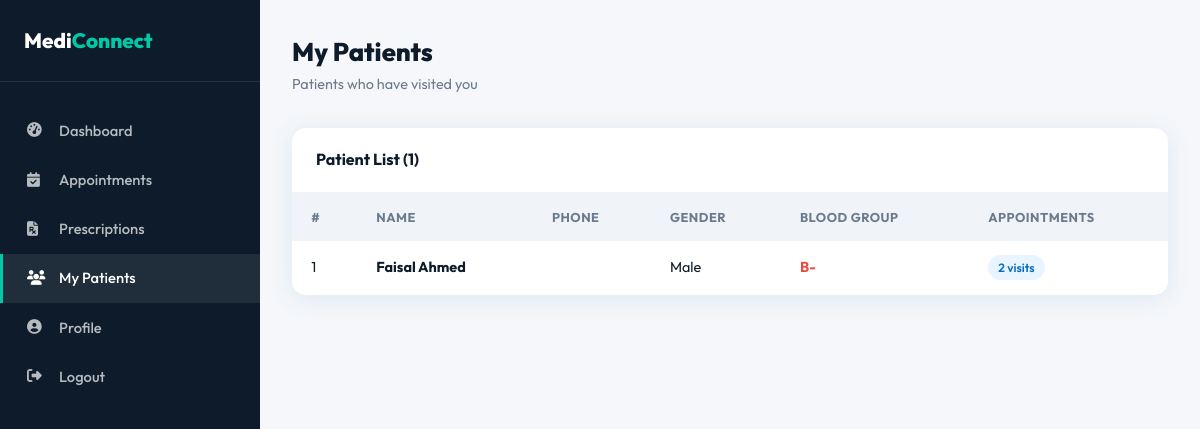
/doctor/patients.php (signed in), run on the app's committed database.
### tables this page shows
CREATE TABLE `users` (
  `id` int(11) NOT NULL,
  `full_name` varchar(100) NOT NULL,
  `email` varchar(100) NOT NULL,
  `password` varchar(255) NOT NULL,
  `phone` varchar(20) DEFAULT NULL,
  `date_of_birth` date DEFAULT NULL,
  `gender` enum('Male','Female','Other') DEFAULT NULL,
  `blood_group` varchar(5) DEFAULT NULL,
  `address` text DEFAULT NULL,
  `profile_pic` varchar(255) DEFAULT 'default.png',
  `created_at` timestamp NOT NULL DEFAULT current_timestamp()
);

### doctor/patients.php (the view, shortened to what this page needs)
<?php
require_once '../includes/functions.php';
$doc_id = $_SESSION['doctor_id'];
$patients = mysqli_query($conn, "SELECT DISTINCT u.*, COUNT(a.id) as appt_count FROM users u
    JOIN appointments a ON u.id=a.patient_id
    WHERE a.doctor_id=$doc_id GROUP BY u.id ORDER BY u.full_name");
?>
<!DOCTYPE html>
<html lang="en">
<head>
<link rel="stylesheet" href="https://cdnjs.cloudflare.com/ajax/libs/font-awesome/6.4.0/css/all.min.css">
<link rel="stylesheet" href="<?= SITE_URL ?>/css/style.css">
</head>
<body>
<div class="dashboard">
    <nav class="sidebar">
        <div class="sidebar-brand">Medi<span>Connect</span></div>
        <ul class="sidebar-menu">
            <li><a href="dashboard.php"><i class="fas fa-tachometer-alt"></i> Dashboard</a></li>
            <li><a href="appointments.php"><i class="fas fa-calendar-check"></i> Appointments</a></li>
            <li><a href="prescriptions.php"><i class="fas fa-file-prescription"></i> Prescriptions</a></li>
            <li><a href="patients.php" class="active"><i class="fas fa-users"></i> My Patients</a></li>
            <li><a href="profile.php"><i class="fas fa-user-circle"></i> Profile</a></li>
            <li><a href="../logout.php"><i class="fas fa-sign-out-alt"></i> Logout</a></li>
        </ul>
    </nav>
    <main class="dashboard-main">
        <div class="dash-header"><div><h1>My Patients</h1><p>Patients who have visited you</p></div></div>
        <div class="table-card">
            <div class="table-header"><h3>Patient List (<?= mysqli_num_rows($patients) ?>)</h3></div>
            <table class="data-table">
                <thead><tr><th>#</th><th>Name</th><th>Phone</th><th>Gender</th><th>Blood Group</th><th>Appointments</th></tr></thead>
                <tbody>
                <?php $i=1; while ($p = mysqli_fetch_assoc($patients)): ?>
                <tr>
                    <td><?= $i++ ?></td>
                    <td><strong><?= $p['full_name'] ?></strong></td>
                    <td><?= $p['phone'] ?></td>
                    <td><?= $p['gender'] ?></td>
                    <td><strong style="color:var(--danger);"><?= $p['blood_group'] ?: 'N/A' ?></strong></td>
                    <td><span class="badge badge-primary"><?= $p['appt_count'] ?> visits</span></td>
                </tr>
                <?php endwhile; ?>
                </tbody>
            </table>
        </div>
    </main>
</div>
</body>
</html>

### css/style.css (style rules this page uses)
:root { --primary: #0A6EBD; --primary-dark: #054E8A; --primary-light: #E8F4FF; --secondary: #00C9A7; --accent: #FF6B35; --dark: #0D1B2A; --gray-dark: #2C3E50; --gray: #6B7A8D; --gray-light: #F0F4F8; --white: #FFFFFF; --danger: #E74C3C; --success: #27AE60; --warning: #F39C12; --shadow: 0 4px 24px rgba(10,110,189,0.10); --shadow-lg: 0 8px 40px rgba(10,110,189,0.18); --radius: 14px; --radius-sm: 8px; }
* { margin: 0; padding: 0; box-sizing: border-box; }
body { font-family: 'Outfit', sans-serif; color: var(--dark); background: var(--white); line-height: 1.6; }
.dashboard { display: flex; min-height: 100vh; }
.sidebar { width: 260px; background: var(--dark); padding: 1.5rem 0; position: sticky; top: 0; height: 100vh; overflow-y: auto; flex-shrink: 0; }
.sidebar .sidebar-brand { padding: 0 1.5rem 1.5rem; border-bottom: 1px solid rgba(255,255,255,0.1); margin-bottom: 1.5rem; font-size: 1.3rem; font-weight: 800; color: white; }
.sidebar .sidebar-brand span { color: var(--secondary); }
.sidebar-menu { list-style: none; }
.sidebar-menu a { display: flex; align-items: center; gap: 12px; padding: 0.8rem 1.5rem; color: rgba(255,255,255,0.7); text-decoration: none; font-weight: 500; font-size: 0.92rem; transition: all 0.2s; border-left: 3px solid transparent; }
.sidebar-menu a:hover, .sidebar-menu a.active { color: white; background: rgba(255,255,255,0.08); border-left-color: var(--secondary); }
.sidebar-menu a i { width: 20px; }
.dashboard-main { flex: 1; background: #F5F7FA; padding: 2rem; overflow-y: auto; }
.dash-header { display: flex; align-items: center; justify-content: space-between; margin-bottom: 2rem; }
.dash-header h1 { font-size: 1.6rem; font-weight: 800; }
.dash-header p { color: var(--gray); font-size: 0.9rem; }
.table-card { background: white; border-radius: var(--radius); box-shadow: var(--shadow); overflow: hidden; }
.table-card .table-header { padding: 1.2rem 1.5rem; border-bottom: 1px solid #f0f4f8; display: flex; align-items: center; justify-content: space-between; }
.table-card .table-header h3 { font-weight: 700; font-size: 1rem; }
.data-table { width: 100%; border-collapse: collapse; }
.data-table th { background: var(--gray-light); padding: 0.85rem 1.2rem; text-align: left; font-size: 0.8rem; font-weight: 700; color: var(--gray); text-transform: uppercase; letter-spacing: 0.5px; }
.data-table td { padding: 0.9rem 1.2rem; border-bottom: 1px solid #f0f4f8; font-size: 0.9rem; vertical-align: middle; }
.data-table tr:last-child td { border-bottom: none; }
.badge { display: inline-block; padding: 3px 10px; border-radius: 50px; font-size: 0.75rem; font-weight: 600; }
.badge-primary { background: var(--primary-light); color: var(--primary); }

### data on the page
users: full_name "Faisal Ahmed", gender "Male", blood_group "B-", appt_count "2"

### other printed values
mysqli_num_rows($patients) "1"
